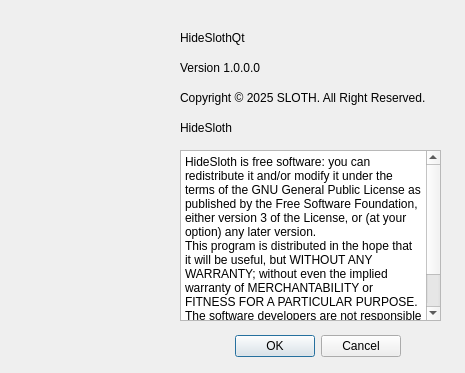
<?xml version="1.0" encoding="UTF-8"?>
<ui version="4.0">
 <class>AboutBox</class>
 <widget class="QDialog" name="AboutBox">
  <property name="geometry">
   <rect>
    <x>0</x>
    <y>0</y>
    <width>465</width>
    <height>373</height>
   </rect>
  </property>
  <property name="windowTitle">
   <string>Dialog</string>
  </property>
  <widget class="QDialogButtonBox" name="buttonBox">
   <property name="geometry">
    <rect>
     <x>60</x>
     <y>330</y>
     <width>341</width>
     <height>32</height>
    </rect>
   </property>
   <property name="orientation">
    <enum>Qt::Horizontal</enum>
   </property>
   <property name="standardButtons">
    <set>QDialogButtonBox::Cancel|QDialogButtonBox::Ok</set>
   </property>
  </widget>
  <widget class="QLabel" name="label">
   <property name="geometry">
    <rect>
     <x>180</x>
     <y>30</y>
     <width>91</width>
     <height>16</height>
    </rect>
   </property>
   <property name="text">
    <string>HideSlothQt</string>
   </property>
  </widget>
  <widget class="QLabel" name="label_2">
   <property name="geometry">
    <rect>
     <x>180</x>
     <y>60</y>
     <width>91</width>
     <height>16</height>
    </rect>
   </property>
   <property name="text">
    <string>Version 1.0.0.0</string>
   </property>
  </widget>
  <widget class="QLabel" name="label_3">
   <property name="geometry">
    <rect>
     <x>180</x>
     <y>90</y>
     <width>271</width>
     <height>16</height>
    </rect>
   </property>
   <property name="text">
    <string>Copyright © 2025 SLOTH. All Right Reserved.</string>
   </property>
  </widget>
  <widget class="QLabel" name="label_4">
   <property name="geometry">
    <rect>
     <x>180</x>
     <y>120</y>
     <width>91</width>
     <height>16</height>
    </rect>
   </property>
   <property name="text">
    <string>HideSloth</string>
   </property>
  </widget>
  <widget class="QTextEdit" name="textEdit">
   <property name="geometry">
    <rect>
     <x>180</x>
     <y>150</y>
     <width>261</width>
     <height>171</height>
    </rect>
   </property>
   <property name="readOnly">
    <bool>true</bool>
   </property>
   <property name="html">
    <string>&lt;!DOCTYPE HTML PUBLIC &quot;-//W3C//DTD HTML 4.0//EN&quot; &quot;http://www.w3.org/TR/REC-html40/strict.dtd&quot;&gt;
&lt;html&gt;&lt;head&gt;&lt;meta name=&quot;qrichtext&quot; content=&quot;1&quot; /&gt;&lt;meta charset=&quot;utf-8&quot; /&gt;&lt;style type=&quot;text/css&quot;&gt;
p, li { white-space: pre-wrap; }
hr { height: 1px; border-width: 0; }
li.unchecked::marker { content: &quot;\2610&quot;; }
li.checked::marker { content: &quot;\2612&quot;; }
&lt;/style&gt;&lt;/head&gt;&lt;body style=&quot; font-family:'Microsoft YaHei UI'; font-size:9pt; font-weight:400; font-style:normal;&quot;&gt;
&lt;p style=&quot; margin-top:0px; margin-bottom:0px; margin-left:0px; margin-right:0px; -qt-block-indent:0; text-indent:0px;&quot;&gt;HideSloth is free software: you can redistribute it and/or modify it under the terms of the GNU General Public License as published by the Free Software Foundation, either version 3 of the License, or (at your option) any later version. &lt;/p&gt;
&lt;p style=&quot; margin-top:0px; margin-bottom:0px; margin-left:0px; margin-right:0px; -qt-block-indent:0; text-indent:0px;&quot;&gt;This program is distributed in the hope that it will be useful, but WITHOUT ANY WARRANTY; without even the implied warranty of MERCHANTABILITY or FITNESS FOR A PARTICULAR PURPOSE. The software developers are not responsible for any losses due to software defects or system issues. See the GNU General Public License for more details&lt;/p&gt;&lt;/body&gt;&lt;/html&gt;</string>
   </property>
  </widget>
  <widget class="QLabel" name="label_5">
   <property name="geometry">
    <rect>
     <x>20</x>
     <y>30</y>
     <width>131</width>
     <height>281</height>
    </rect>
   </property>
   <property name="text">
    <string/>
   </property>
  </widget>
 </widget>
 <resources/>
 <connections>
  <connection>
   <sender>buttonBox</sender>
   <signal>accepted()</signal>
   <receiver>AboutBox</receiver>
   <slot>accept()</slot>
   <hints>
    <hint type="sourcelabel">
     <x>248</x>
     <y>254</y>
    </hint>
    <hint type="destinationlabel">
     <x>157</x>
     <y>274</y>
    </hint>
   </hints>
  </connection>
  <connection>
   <sender>buttonBox</sender>
   <signal>rejected()</signal>
   <receiver>AboutBox</receiver>
   <slot>reject()</slot>
   <hints>
    <hint type="sourcelabel">
     <x>316</x>
     <y>260</y>
    </hint>
    <hint type="destinationlabel">
     <x>286</x>
     <y>274</y>
    </hint>
   </hints>
  </connection>
 </connections>
</ui>
